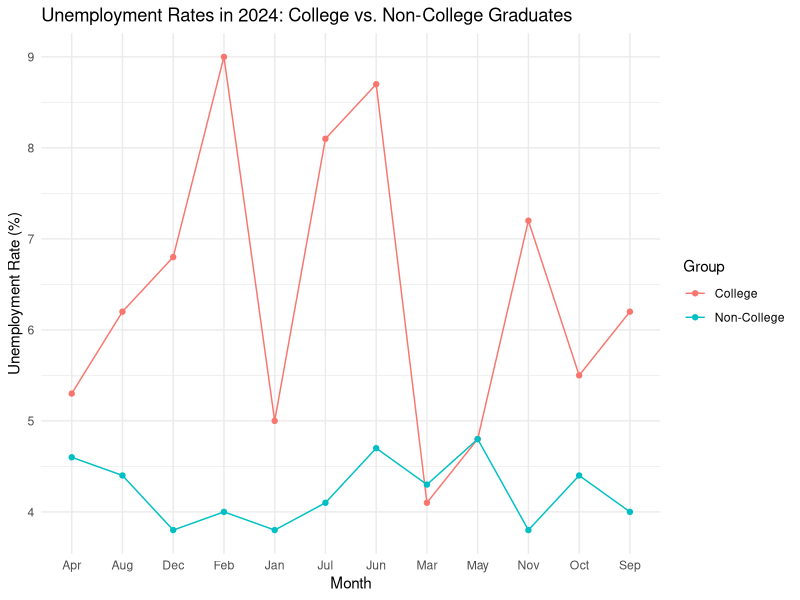
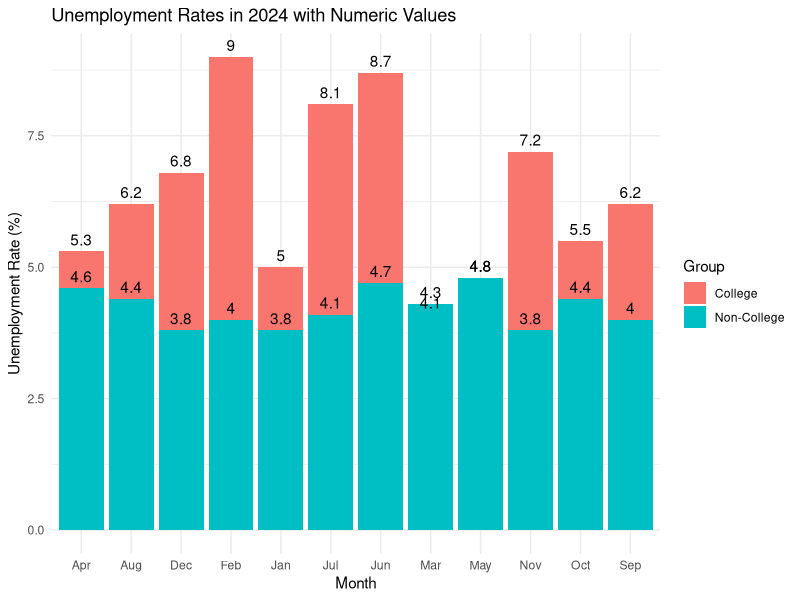

Recreate these plots in R, in order.
## ---- chunk 1
# Loading and Renaming data sets
library(tidyverse)
college<-read.csv("college.1.csv")
non.college <- read.csv("highschool.csv")

colnames(college) <- c("Month", "UR_College")
colnames(non.college) <- c("Month", "UR_NonCollege")

# Changing the months column to display month names
college$Month <- month.name[as.numeric(substr(college$Month, 6,7))]
non.college$Month <- month.name[as.numeric(substr(non.college$Month, 6,7))]

# Merging data
unemployment.data <- merge(college, non.college, by="Month")
unemployment.data$Month <- c("Jan", "Feb", "Mar", "Apr", "May", "Jun", "Jul", "Aug",
                             "Sep", "Oct", "Nov", "Dec")


# Line Plot of Unemployment

ggplot(unemployment.data, aes(x=Month)) +
  geom_line(aes(y=UR_College, color="College", group=1)) +
  geom_line(aes(y=UR_NonCollege, color = "Non-College", group=1)) + 
  geom_point(aes(y=UR_College, color="College")) +
  geom_point(aes(y=UR_NonCollege, color = "Non-College")) + 
  labs(
    title = "Unemployment Rates in 2024: College vs. Non-College Graduates", 
    x = "Month",
    y = "Unemployment Rate (%)", 
    color = "Group") + 
  theme_minimal()

# Bar Graph
ggplot(unemployment.data, aes(x=Month)) + 
  geom_col(aes(y=UR_College, fill = "College"), position = "dodge") + 
  geom_col(aes(y=UR_NonCollege, fill = "Non-College"), position = "dodge") + 
  geom_text(aes(y=UR_College, label = UR_College), vjust = -0.5, color="black") + 
  geom_text(aes(y=UR_NonCollege, label = UR_NonCollege), vjust = -0.5, color="black") + 
  labs(
    title = "Unemployment Rates in 2024 with Numeric Values", 
    x = "Month",
    y = "Unemployment Rate (%)", 
    fill = "Group") + 
  theme_minimal()

## ---- chunk 2
head(unemployment.data, 12)
